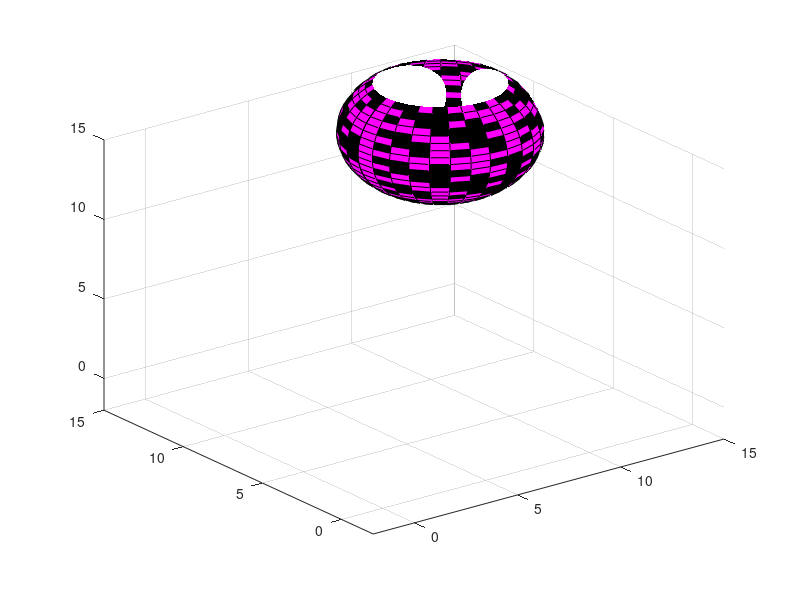

Reproduce this figure in MATLAB. (Note: this script raises an error after producing the figure.)
function starship3D()
%
%
s=4;
d=[12 12 12];
k=5;
n=2^k-1;
theta=pi*(-n:2:n)/n;
phi=(pi/2)*(-n:2:n)'/n;
X=s*cos(phi)*cos(theta)+d(1);
Y=s*cos(phi)*sin(theta)+d(2);
Z=s*sin(phi)*ones(size(theta))+d(3);
colormap([0 0 0;1 1 1]);
C=hadamard(2^k);
surf(X,Y,Z,C);
axis([-2 15 -2 15 -2 15]);
hold on;
T=eye(3);
h=[0 0 0];
a=[-1 0 0];
b=[0 2 0];
c=[1 0 0];
d=[0 0 0.8];
a=a*T+h;
b=b*T+h;
c=c*T+h;
d=d*T+h;
x=[a(1) b(1) c(1) a(1);d(1) d(1) d(1) d(1)];
y=[a(2) b(2) c(2) a(2);d(2) d(2) d(2) d(2)];
z=[a(3) b(3) c(3) a(3);d(3) d(3) d(3) d(3)];
colormap([0 0 0;1 1 0;1 1 1;1 0 0;0 1 0;1 0 1]);
c=[0 -0.5 0.5];
surf(x,y,z,c);
hold off;